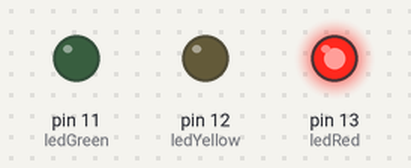
Simulated run of this sketch. Board: Arduino Uno, built with avr-gcc and run on an emulated ATmega328P. Shown: output pins drawn as LEDs (lit = HIGH).

Above: at 2.5 s.
At 6.0 s:
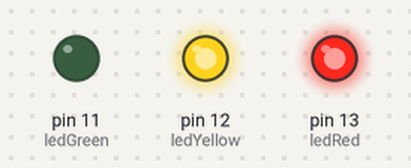
At 9.5 s:
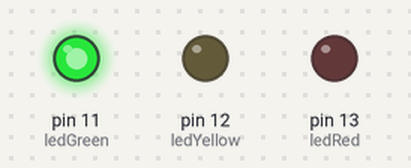
At 13.0 s:
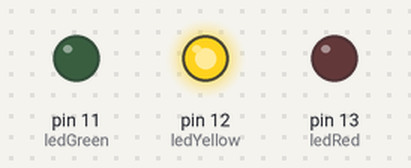
Timing chart, 0 to 18.2 s (numbered marks = the images above):
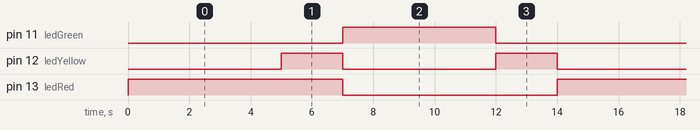

The sketch:

Trafik_Lights.ino
```cpp
// Traffic Lights

int ledRed = 13;
int ledYellow = 12;
int ledGreen = 11;

void setup() {
  pinMode(ledRed,OUTPUT);
  pinMode(ledYellow,OUTPUT);
  pinMode(ledGreen,OUTPUT);
}

void loop() {
  digitalWrite(ledRed,HIGH);
  delay(5000);
  digitalWrite(ledYellow,HIGH);
  delay(2000);

  digitalWrite(ledRed,LOW);
  digitalWrite(ledYellow,LOW);
  digitalWrite(ledGreen,HIGH);
  delay(5000);

  digitalWrite(ledGreen,LOW);
  digitalWrite(ledYellow,HIGH);
  delay(2000);
  digitalWrite(ledYellow,LOW);
}
```

Measured:
- by itself, pin 11 (ledGreen): alternates HIGH for 5.0 s and LOW for 9.0 s
- by itself, pin 12 (ledYellow): alternates HIGH for 2.0 s and LOW for 5.0 s
- by itself, pin 13 (ledRed): alternates HIGH for 7.0 s and LOW for 7.0 s
